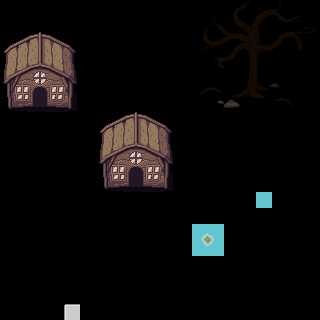

Below is a game level as drawn by its tile map, then a one-line description and the .tmx file that defines it, in full:
An orthogonal 20x20 tile map with 16x16 px tiles, 2 tile layers (Tile Layer 2, Tile Layer 1), 3 tilesets.

<map version="1.0" tiledversion="1.0.3" orientation="orthogonal" renderorder="right-down" width="20" height="20" tilewidth="16" tileheight="16" nextobjectid="1">
 <tileset firstgid="1" source="../grass/tileset2.tsx" />
 <tileset firstgid="1768" source="../grass/tileset1.tsx" />
 <tileset firstgid="3208" source="mountain.tsx" />
 <layer name="Tile Layer 2" width="20" height="20">
  <data encoding="csv">
0,0,0,0,0,0,0,0,0,0,0,0,3272,3273,3274,3275,3276,3277,3278,3279,
0,0,0,0,0,0,0,0,0,0,0,0,3312,3313,3314,3315,3316,3317,3318,3319,
0,0,0,0,0,0,0,0,0,0,0,0,3352,3353,3354,3355,3356,3357,3358,3359,
0,0,0,0,0,0,0,0,0,0,0,0,3392,3393,3394,3395,3396,3397,3398,3399,
0,0,0,0,0,0,0,0,0,0,0,0,3432,3433,3434,3435,3436,3437,3438,3439,
0,0,0,0,0,0,0,0,0,0,0,0,3472,3473,3474,3475,3476,3477,3478,3479,
0,0,0,0,0,0,0,0,0,0,0,0,3512,3513,3514,3515,3516,3517,3518,3519,
0,0,0,0,0,0,0,0,0,0,0,0,0,0,0,0,0,0,0,0,
0,0,0,0,0,0,0,0,0,0,0,0,0,0,0,0,0,0,0,0,
0,0,0,0,0,0,0,0,0,0,0,0,0,0,0,0,0,0,0,0,
0,0,0,0,0,0,0,0,0,0,0,0,0,0,0,0,0,0,0,0,
0,0,0,0,0,0,0,0,0,0,0,0,0,0,0,0,0,0,0,0,
0,0,0,0,0,0,0,0,0,0,0,0,0,0,0,0,1,0,0,0,
0,0,0,0,0,0,0,0,0,0,0,0,0,0,0,0,0,0,0,0,
0,0,0,0,0,0,0,0,0,0,0,0,58,59,0,0,0,0,0,0,
0,0,0,0,0,0,0,0,0,0,0,0,115,116,0,0,0,0,0,0,
0,0,0,0,0,0,0,0,0,0,0,0,0,0,0,0,0,0,0,0,
0,0,0,0,0,0,0,0,0,0,0,0,0,0,0,0,0,0,0,0,
0,0,0,0,0,0,0,0,0,0,0,0,0,0,0,0,0,0,0,0,
0,0,0,0,0,0,0,0,0,0,0,0,0,0,0,0,0,0,0,0
</data>
 </layer>
 <layer name="Tile Layer 1" width="20" height="20">
  <data encoding="csv">
351,0,0,0,0,0,0,0,0,0,349,0,0,0,0,0,0,0,0,0,
0,0,0,0,0,0,0,0,0,0,0,0,0,0,0,0,0,0,0,0,
1774,1775,1776,1777,1778,0,0,0,0,0,0,0,0,0,0,0,0,0,0,0,
1814,1815,1816,1817,1818,0,0,0,0,0,0,0,0,0,0,0,0,0,0,0,
1854,1855,1856,1857,1858,0,0,0,0,0,0,0,0,0,0,0,0,0,0,0,
1894,1895,1896,1897,1898,0,0,0,0,0,0,0,0,0,0,0,0,0,0,0,
1934,1935,1936,1937,1938,0,0,0,0,0,0,0,0,0,0,0,0,0,0,0,
0,0,0,0,0,0,1774,1775,1776,1777,1778,0,0,0,0,0,0,0,0,0,
0,0,0,0,0,0,1814,1815,1816,1817,1818,0,0,0,0,0,0,0,0,0,
0,0,0,0,0,0,1854,1855,1856,1857,1858,0,0,0,0,0,0,0,0,0,
0,0,0,0,0,0,1894,1895,1896,1897,1898,0,0,0,0,0,0,0,0,0,
0,0,0,0,0,0,1934,1935,1936,1937,1938,0,0,0,0,0,0,0,0,0,
0,0,0,0,0,0,0,0,0,0,0,0,0,0,0,0,0,0,0,0,
0,0,0,0,0,0,0,0,0,0,0,0,0,0,0,0,0,0,0,0,
0,0,0,0,0,0,0,0,0,0,0,0,0,0,0,0,0,0,0,0,
0,0,0,0,0,0,0,0,0,0,0,0,0,0,0,0,0,0,0,0,
0,0,0,0,0,0,0,0,0,0,0,0,0,0,0,0,0,0,0,0,
0,0,0,0,0,0,0,0,0,0,0,0,0,0,0,0,0,0,0,0,
0,0,0,0,0,0,0,0,0,0,0,0,0,0,0,0,0,0,0,0,
0,0,0,0,1429,0,0,0,0,0,0,0,0,0,0,0,0,0,0,0
</data>
 </layer>
</map>
